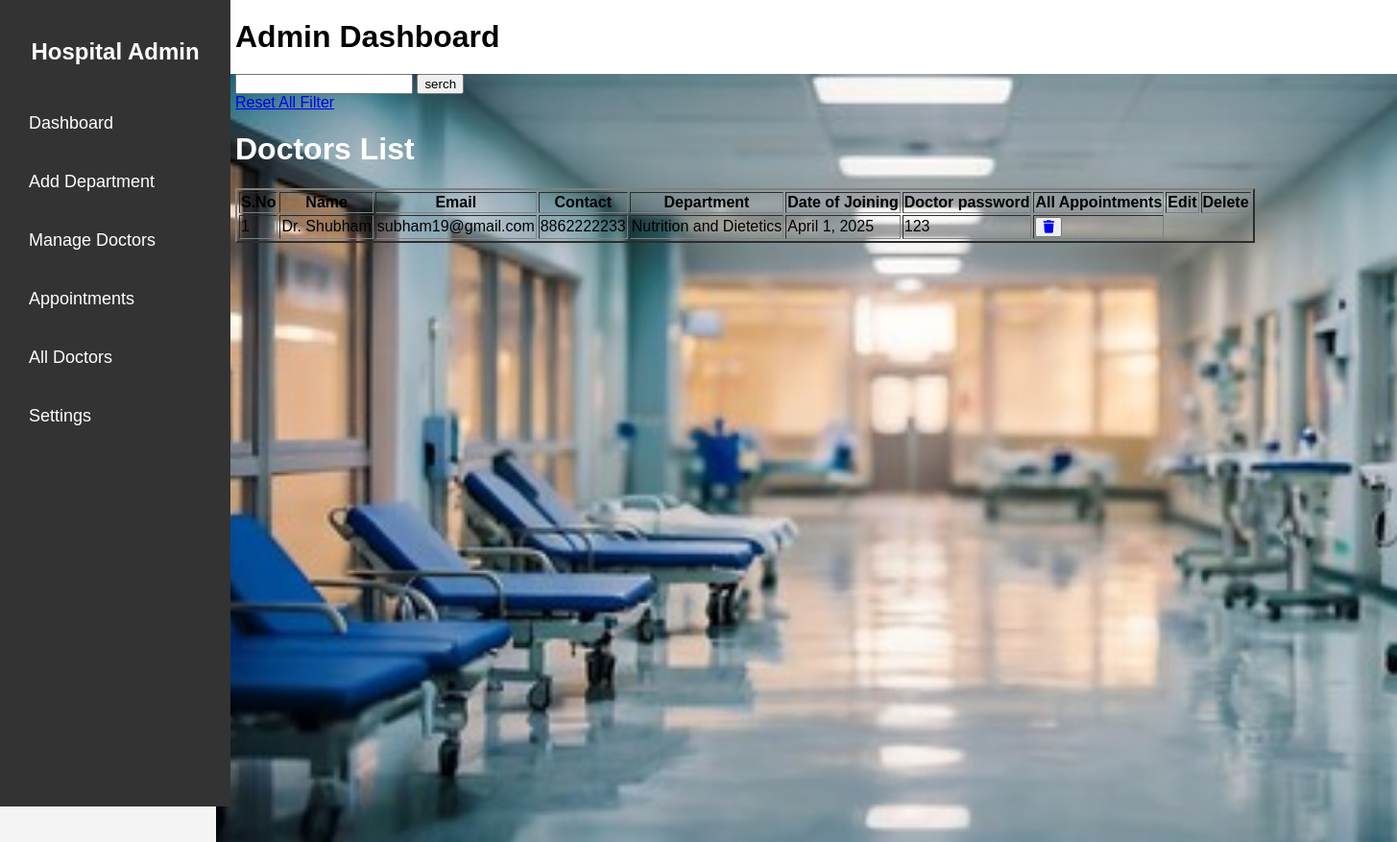
Page /doctorReports/ on the earlier database version.
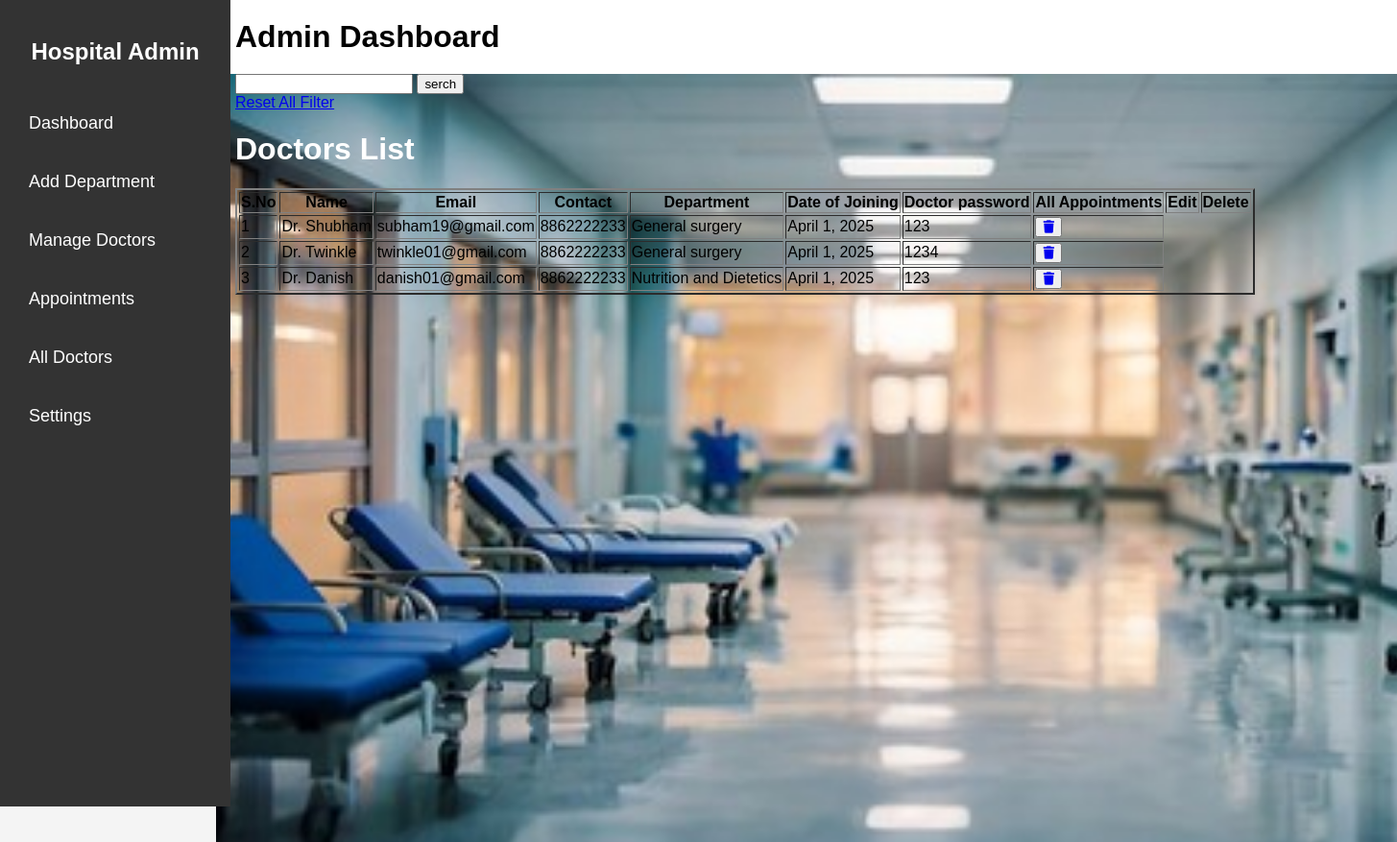
Same page on the later database version.
### hospital/models.py (models this page shows, shortened)
class DoctorData(models.Model):
    doc_name = models.CharField(max_length=50, unique=True)
    doc_email = models.EmailField()
    doc_DOJ = models.DateField()
    doc_dep = models.ForeignKey(Department, on_delete=models.PROTECT, to_field='dep_name')
    doc_Que = models.CharField(max_length=50)
    doc_contact = models.BigIntegerField()  # Changed to BigInteger for phone numbers
    doc_password = models.CharField(max_length=50)
    doc_work = models.CharField(max_length=100)

class Department(models.Model):
    dep_name = models.CharField(max_length=50, unique=True)
    dep_description = models.CharField(max_length=50)
    dep_Hod = models.CharField(max_length=50)
    def __str__(self):
        return self.dep_description

### hospital/views.py (the view)
# urls.py: path('doctorReports/',views.doctorReports,name='doctorReports'),
def doctorReports(request):
    mydata=DoctorData.objects.all()
    doc_count=mydata.count()
    print(doc_count)
    return render(request,'doctorReports.html', {'data':mydata, 'count':doc_count})

### hospital/templates/doctorReports.html (shortened to what this page needs)
{% extends 'base.html' %}
{% load static %}
{% block css %} <link rel="stylesheet" href="{% static 'css/DoctorReports.css' %}"> {% endblock %}
{% block Content %}
<div class="container">
<form action="{% url 'search' %}" method="post" enctype="multipart/form-data">
    <input type="search" name="search">
    <button type="submit">serch</button>
</form>
<a href="{% url 'doctorReports' %}">Reset All Filter</a>
    <h1 style="color: white;">Doctors List</h1>
    <table border="2px solid white" id="table-data" >
            <tr>
                <th>S.No</th>
                <th>Name</th>
                <th>Email</th>
                <th>Contact</th>
                <th>Department</th>
                <th>Date of Joining</th>
                <th>Doctor password</th>
                <th>All Appointments</th>
                <th>Edit</th>
                <th>Delete</th>
            </tr>
            {% for i in data %}
            <tr>
                <td>{{ forloop.counter }}</td>
                <td>{{ i.doc_name }}</td>
                <td>{{ i.doc_email }}</td>
                <td>{{ i.doc_contact }}</td>
                <td>{{ i.doc_dep }}</td>
                <td>{{ i.doc_DOJ }}</td>
                <td>{{ i.doc_password }}</td>
            <td><button><a href="{% url 'removedoctor' pk=i.id %}"><i class="fa-solid fa-trash"></i></a></button></td>
            </tr>
            {% endfor %}
    </table>
</div>
{% endblock%}

### hospital/templates/base.html (shortened to what this page needs)
{% load static %}
<!DOCTYPE html>
<html lang="en">
<head>
    <link rel="stylesheet" href="{% static 'css/base.css' %}">
    <link rel="stylesheet" href="https://cdnjs.cloudflare.com/ajax/libs/font-awesome/6.7.2/css/all.min.css" />
    {% block css %} {% endblock %}
</head>
<body>
<div class="base-container">
    <div class="sidebar">
        <div class="logo">
            <h2>Hospital Admin</h2>
        </div>
        <nav>
            <ul>
                <li><a href="{% url 'admindeshboard'%}">Dashboard</a></li>
                <li><a href="{% url 'department'%}">Add Department</a></li>
                <li><a href="{% url 'registration' %}">Manage Doctors</a></li>
                <li><a href="{% url 'appointments' %}">Appointments</a></li>
                <li><a href="{% url 'doctorReports' %}">All Doctors</a></li>
                <li><a href="#settings">Settings</a></li>
            </ul>
        </nav>
    </div>
    <div class="main-content">
        <header>
            <h1>Admin Dashboard</h1>
        </header>
        <div id="content">
        {% block Content %}
        {% endblock %}
        </div>
    </div>
    </div>
</body>
</html>

### hospital/static/css/base.css (style rules this page uses)
body { font-family: Arial, sans-serif; margin: 0; padding: 0; display: flex; background-color: #f4f4f4; }
html { overflow-x: hidden; }
.base-container { display: flex; width: 100%; }
.sidebar { background-color: #333; color: white; width: 200px; height: 100vh; position: fixed; top: 0; left: 0; padding: 20px; transition: all 0.3s ease; z-index: 1000; }
.sidebar .logo h2 { text-align: center; margin-bottom: 40px; }
.sidebar nav ul { list-style-type: none; padding: 0; }
.sidebar nav ul li { margin: 20px 0; }
.sidebar nav ul li a { text-decoration: none; color: white; font-size: 18px; display: block; padding: 10px; transition: background 0.3s; }
.main-content { margin-left: 200px; padding-left: 25px; width: 100vw; transition: all 0.3s ease; }
header { display: flex; justify-content: space-between; align-items: center; background-color: #fff; padding: 20px; box-shadow: 0 2px 5px rgba(0, 0, 0, 0.1); }
header h1 { margin: 0; }
#content { background-image: url('../Images/image.jpg'); background-size: cover; background-repeat: no-repeat; height: 100vh; width: auto; }

### hospital/static/css/DoctorReports.css (style rules this page uses)
.container { width: 100vw; height: 100vh; margin-left: 20px; }

Differences in the rows shown:
changed DoctorData "Dr. Shubham": doc_dep "Nutrition and Dietetics" → "General surgery"
added DoctorData: doc_name "Dr. Twinkle", doc_email "twinkle01@gmail.com", doc_contact "8862222233", doc_dep "General surgery", doc_DOJ "April 1, 2025", doc_password "1234"
added DoctorData: doc_name "Dr. Danish", doc_email "danish01@gmail.com", doc_contact "8862222233", doc_dep "Nutrition and Dietetics", doc_DOJ "April 1, 2025", doc_password "123"
